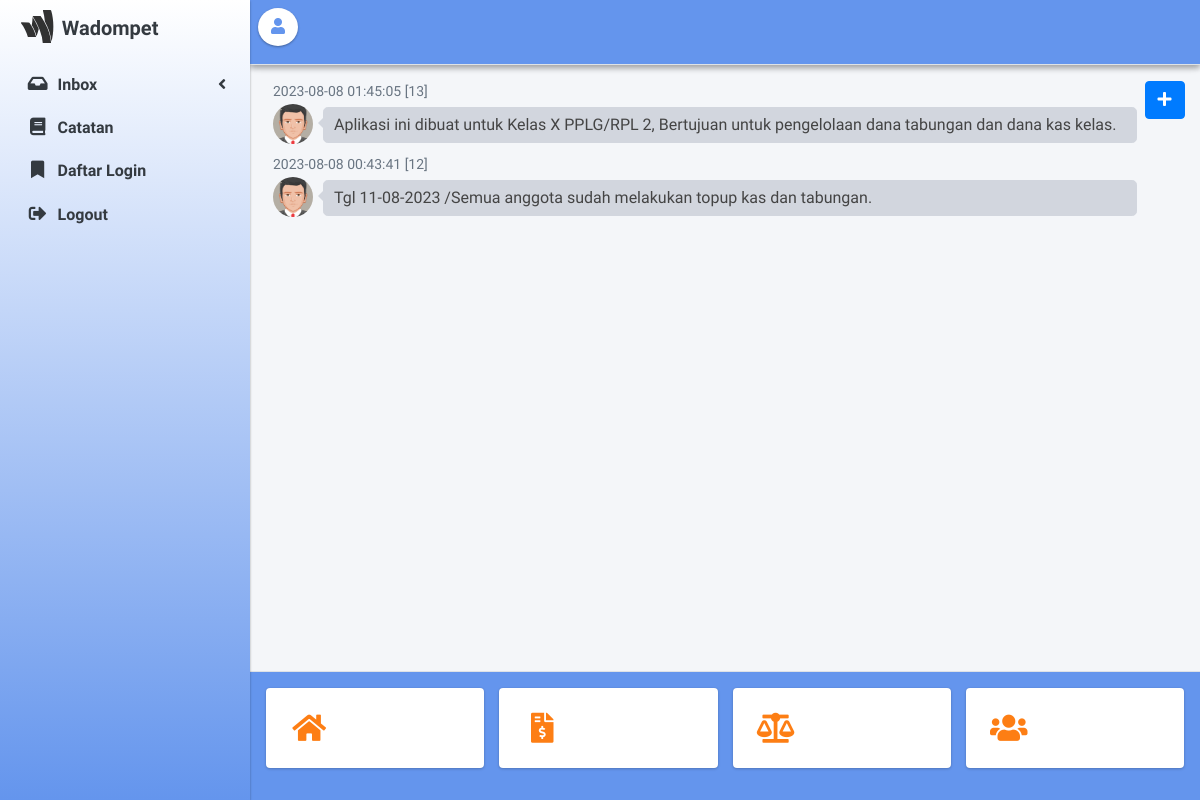
/admin.php?page=catatan (signed in), run on the app's committed database.
### tables this page shows
CREATE TABLE `catatan` (
  `id_catatan` int(10) NOT NULL,
  `isi` text NOT NULL,
  `tgl_waktu` datetime NOT NULL
);

### admin/catatan.php (the view, shortened to what this page needs)
<a href="#" class="btn btn-primary float-right " data-toggle="modal" data-target="#modal-default">
  <i class="fas fa-plus"></i>
</a>
<div class="row">
  <div class="col-sm-12">
      <?php
      $queryct = mysqli_query($koneksi, "select * from catatan group by id_catatan desc");
      while($datact = mysqli_fetch_array($queryct)){ ?>
    <a href="" data-toggle="modal" data-target="#modal<?= $datact['id_catatan']; ?>">
      <div class="direct-chat-msg left msg">
        <div class="direct-chat-infos clearfix">
          <span class="direct-chat-timestamp float-left"><?= $datact['tgl_waktu']." [".$datact['id_catatan']."]"; ?></span>
        </div>
        <img class="direct-chat-img" src="dist/img/avatar5.png" alt="Message User Image">
        <div class="direct-chat-text">
          <?= $datact['isi']; ?>
        </div>
      </div>
    </a>
      <?php }
      ?>
  </div>
</div>

### data on the page
catatan: tgl_waktu "2023-08-08 01:45:05", id_catatan "13", isi "Aplikasi ini dibuat untuk Kelas X PPLG/RPL 2, Bertujuan untuk pengelolaan dana tabungan dan dana kas kelas."
catatan: tgl_waktu "2023-08-08 00:43:41", id_catatan "12", isi "Tgl 11-08-2023 /Semua anggota sudah melakukan topup kas dan tabungan."
